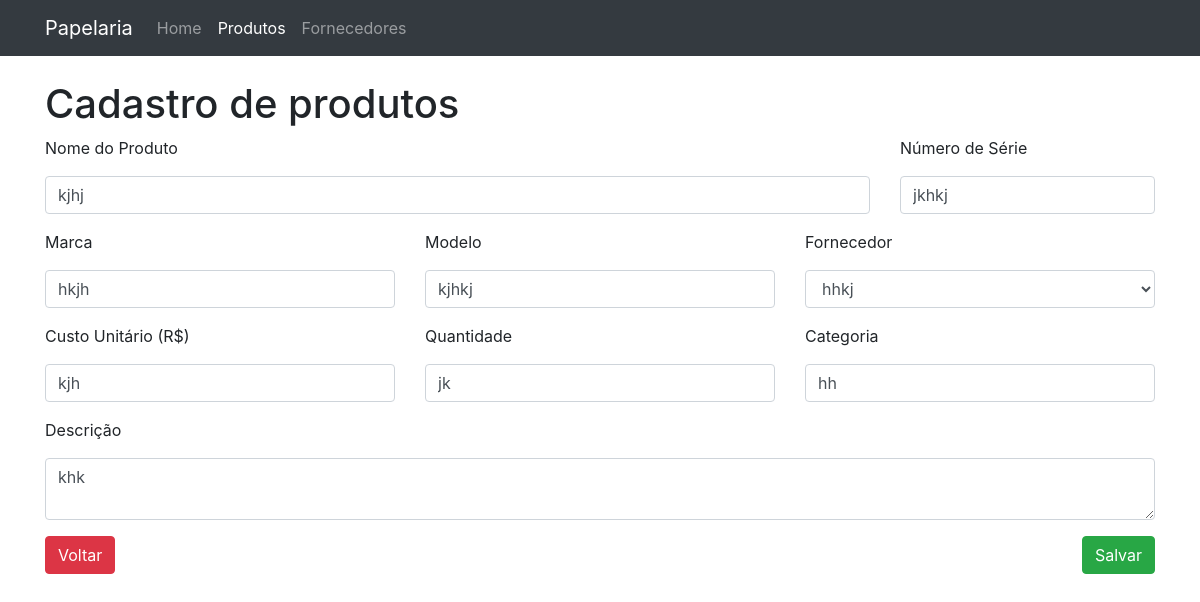
/product/update/1, run on the app's committed database.
### app/models/product.py (models this page shows, shortened)
class Product(db.Model):
    __tablename__ = "product"
    id            = db.Column(db.Integer,    primary_key=True)
    product_name  = db.Column(db.String(30), nullable=False)
    serial_number = db.Column(db.String(15), nullable=False)
    branch        = db.Column(db.String(15), nullable=False)
    model         = db.Column(db.String(15), nullable=False)
    quantity      = db.Column(db.String(10), nullable=False)
    category      = db.Column(db.String(15), nullable=False)
    description   = db.Column(db.Text      , nullable=False)
    coast         = db.Column(db.String(10), nullable=False)
    status        = db.Column(db.String(1),  nullable=True, default='A')
    created_by    = db.Column(db.String(30), nullable=True)
    created_at    = db.Column(db.DateTime,   nullable=True, default=datetime.utcnow)
    updated_by    = db.Column(db.String(30), nullable=True)
    updated_at    = db.Column(db.DateTime,   nullable=True, default=datetime.utcnow)
    provider_id   = db.Column(db.Integer, db.ForeignKey('provider.id'), nullable=True)

### app/controllers/product.py (the view, shortened to what this page needs)
@app.route('/product/update/<int:id>', methods=['GET', 'POST'])
def updateProduct(id):
    productData  = Product.query.get(id)
    productForm  = ProductForm(request.form, obj=productData, provider=productData.provider_id)
    providerForm = ProviderForm()
    choices = [(p.id, p.trading_name) for p in Provider.query.order_by('trading_name')]
    choices.insert(0, ('0', 'Selecione'))
    productForm.provider.choices = choices
    providers = Provider.query.all()
    return render_template(
        'product/form.html',
        productForm=productForm,
        providerForm=providerForm,
        providers=providers
    )

### app/forms/product.py
class ProductForm(FlaskForm):
    product_name  = StringField('Nome do Produto', validators=[DataRequired()], render_kw={'placeholder': 'Nome do Produto'})
    serial_number = StringField('Número de Série', validators=[DataRequired()], render_kw={'placeholder': 'Ex: 67365AAE'})
    branch        = StringField('Marca', render_kw={'placeholder': 'Marca do Produto'})
    model         = StringField('Modelo', validators=[DataRequired()], render_kw={'placeholder': 'Modelo do Produto'})
    description   = TextAreaField('Descrição', render_kw={'placeholder': 'Descrição do Produto'})
    coast         = StringField('Custo Unitário (R$)', validators=[DataRequired()], render_kw={'placeholder': 'Ex: 30,00'})
    quantity      = StringField('Quantidade', validators=[DataRequired()], render_kw={'placeholder': 'Ex: 10'})
    category      = StringField('Categoria', validators=[DataRequired()], render_kw={'placeholder': 'Categoria do Produto'})
    provider      = SelectField('Fornecedor', coerce=int)

### app/forms/provider.py
class ProviderForm(FlaskForm):
    trading_name     = StringField('Nome Fantasia', validators=[DataRequired()], render_kw={'placeholder': 'Nome Fantasia do Fornecedor'})
    company_name     = StringField('Razão Social',  validators=[DataRequired()], render_kw={'placeholder': 'Razão Social do Fornecedor'})
    document_number  = StringField('CNPJ',          validators=[DataRequired()], render_kw={'placeholder': 'Ex: 99.999.9999/9999-99'})
    cnae             = StringField('CNAE', render_kw={'placeholder': 'Ex: 9999-9/99'})
    ie               = StringField('IE', render_kw={'placeholder': 'Ex: 999999999'})
    im               = StringField('IM', render_kw={'placeholder': 'Ex: 9.999.999-9'})

### app/templates/product/form.html (shortened to what this page needs)
{% extends 'base.html' %}
{% block content %}
    <h1>Cadastro de produtos</h1>
    {% if not providers %}
        <br>
        <div class="alert alert-warning" role="alert">
            Você não cadastrou fornecedores ainda.
            <a href="{{ url_for('createProvider') }}" class="alert-link">Clique aqui</a> para cadastrar
        </div>
    {% else %}
        <form action="" method="POST">
            <div class="row">
                <div class="col-md-9">
                    <div class="form-group">
                        <label for="">{{ productForm.product_name.label }}</label>
                        {{ productForm.product_name(class="form-control") }}
                    </div>
                </div>
                <div class="col-md-3">
                    <div class="form-group">
                        <label for="">{{ productForm.serial_number.label }}</label>
                        {{ productForm.serial_number(class="form-control") }}
                    </div>
                </div>
            </div>
            <div class="row">
                <div class="col-md-4">
                    <div class="form-group">
                        <label for="">{{ productForm.branch.label }}</label>
                        {{ productForm.branch(class="form-control") }}
                    </div>
                </div>
                <div class="col-md-4">
                    <div class="form-group">
                        <label for="">{{ productForm.model.label }}</label>
                        {{ productForm.model(class="form-control") }}
                    </div>
                </div>
                <div class="col-md-4">
                    <div class="form-group">
                        <label for="exampleFormControlSelect1">{{ productForm.provider.label }}</label>
                        {{ productForm.provider(class="form-control") }}
                    </div>
                </div>
            </div>
            <div class="row">
                <div class="col-md-4">
                    <div class="form-group">
                        <label for="">{{ productForm.coast.label }}</label>
                        {{ productForm.coast(class="form-control") }}
                    </div>
                </div>
                <div class="col-md-4">
                    <div class="form-group">
                        <label for="">{{ productForm.quantity.label }}</label>
                        {{ productForm.quantity(class="form-control") }}
                    </div>
                </div>
                <div class="col-md-4">
                    <div class="form-group">
                        <label for="">{{ productForm.category.label }}</label>
                        {{ productForm.category(class="form-control") }}
                    </div>
                </div>
            </div>
            <div class="row">
                <div class="col-md-12">
                    <div class="form-group">
                        <label for="">{{ productForm.description.label }}</label>
                        {{ productForm.description(class="form-control") }}
                    </div>
                </div>
            </div>
            <a class="btn btn-danger" href="{{ url_for('indexProduct') }}">Voltar</a>
            <button type="submit" class="btn btn-success float-right">Salvar</button>
        </form>
    {% endif %}
{% endblock %}

### data on the page
Product: product_name "kjhj", serial_number "jkhkj", branch "hkjh", model "kjhkj", provider "hhkj", coast "kjh", quantity "jk", category "hh", description "khk"

### other printed values
{{ productForm.product_name.label }} "Nome do Produto"
{{ productForm.serial_number.label }} "Número de Série"
{{ productForm.branch.label }} "Marca"
{{ productForm.model.label }} "Modelo"
{{ productForm.provider.label }} "Fornecedor"
{{ productForm.coast.label }} "Custo Unitário (R$)"
{{ productForm.quantity.label }} "Quantidade"
{{ productForm.category.label }} "Categoria"
{{ productForm.description.label }} "Descrição"
